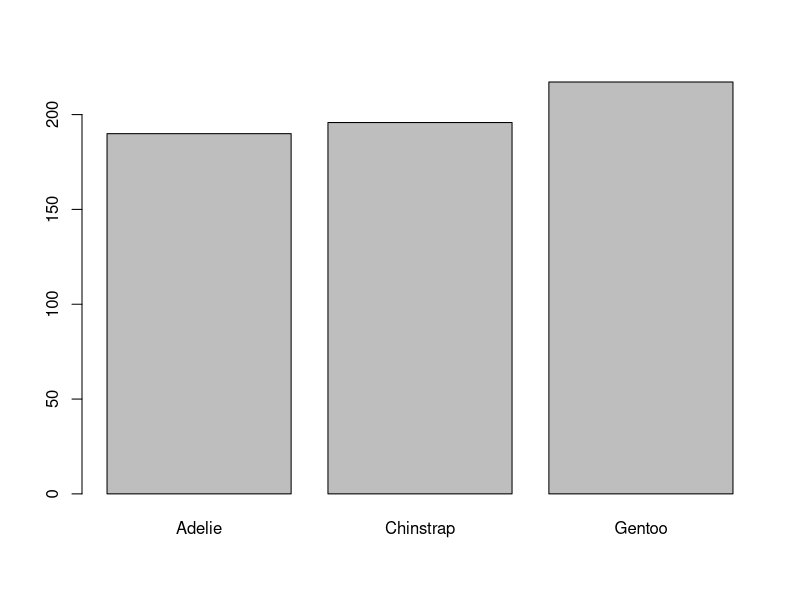

This chart was generated by the following R code:
## ---- chunk 1
#| message: false
library(palmerpenguins)
penguin_data <- palmerpenguins::penguins
head(penguin_data)
## ---- chunk 2
mean(penguin_data$flipper_length_mm[penguin_data$species == "Adelie"], na.rm = TRUE)
mean(penguin_data$flipper_length_mm[penguin_data$species == "Chinstrap"], na.rm = TRUE)
mean(penguin_data$flipper_length_mm[penguin_data$species == "Gentoo"], na.rm = TRUE)
## ---- chunk 3
#| label: fig-flippers
#| fig-cap: "Average flipper length by species."
barplot(tapply(penguin_data$flipper_length_mm, penguin_data$species, mean, na.rm = TRUE))
